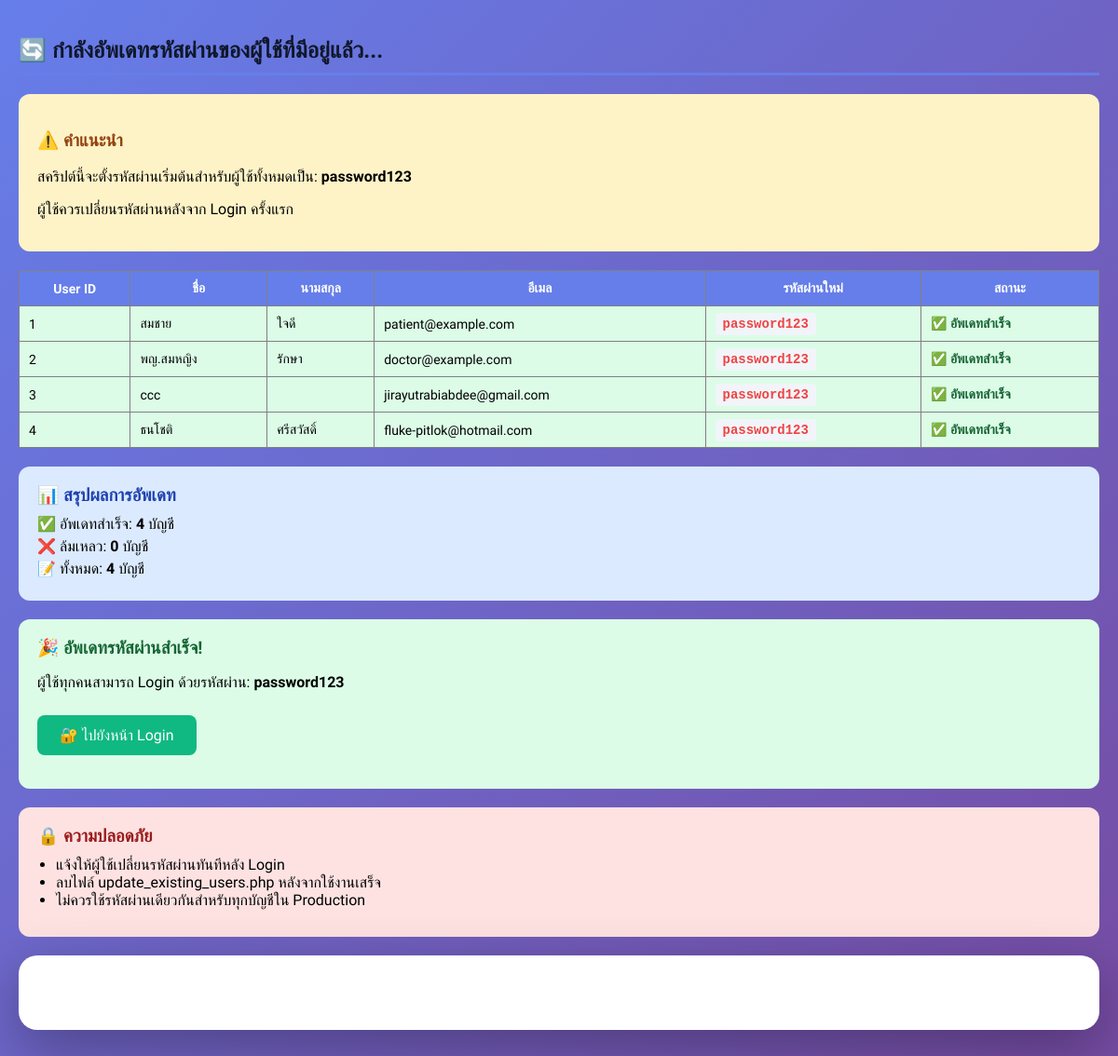
The app's page /update_existing_users.php with its own data.
### tables this page shows
CREATE TABLE `tb_user` (
  `user_id` int(11) NOT NULL,
  `result_health_survey` varchar(20) NOT NULL COMMENT '''ผลการประเมิน: LOW, MEDIUM, HIGH''',
  `exercise_intensity` varchar(20) NOT NULL COMMENT '''ระดับความแรง: LIGHT, MEDIUM, HIGH''',
  `rounds_per_minute` int(11) NOT NULL COMMENT '''จำนวนรอบต่อนาที''',
  `user_email` varchar(255) NOT NULL,
  `user_password` varchar(255) NOT NULL,
  `user_fname` varchar(100) NOT NULL,
  `user_lname` varchar(100) NOT NULL,
  `user_phon` varchar(20) DEFAULT NULL,
  `user_age` int(11) DEFAULT NULL,
  `user_sex` enum('Male','Female','Other') DEFAULT 'Male',
  `user_role` enum('patient','doctor','admin') DEFAULT 'patient',
  `created_at` timestamp NOT NULL DEFAULT current_timestamp(),
  `updated_at` timestamp NOT NULL DEFAULT current_timestamp() ON UPDATE current_timestamp()
);

### update_existing_users.php (the view, shortened to what this page needs)
<?php
$servername = "localhost";
$db_username = "root";
$db_password = "";
$dbname = "db_robotic_handwear";
$conn = new mysqli($servername, $db_username, $db_password, $dbname);
$conn->set_charset("utf8mb4");
echo "<h2>🔄 กำลังอัพเดทรหัสผ่านของผู้ใช้ที่มีอยู่แล้ว...</h2>";
$sql = "SELECT user_id, user_email, user_fname, user_lname FROM tb_user";
$result = $conn->query($sql);
echo "<div style='background: #fef3c7; padding: 20px; border-radius: 12px; margin: 20px 0;'>";
echo "<h3 style='color: #92400e;'>⚠️ คำแนะนำ</h3>";
echo "<p>สคริปต์นี้จะตั้งรหัสผ่านเริ่มต้นสำหรับผู้ใช้ทั้งหมดเป็น: <strong>password123</strong></p>";
echo "<p>ผู้ใช้ควรเปลี่ยนรหัสผ่านหลังจาก Login ครั้งแรก</p>";
echo "</div>";
echo "<table border='1' cellpadding='10' style='border-collapse: collapse; width: 100%; margin: 20px 0;'>";
echo "<tr style='background: #667eea; color: white;'>
        <th>User ID</th>
        <th>ชื่อ</th>
        <th>นามสกุล</th>
        <th>อีเมล</th>
        <th>รหัสผ่านใหม่</th>
        <th>สถานะ</th>
      </tr>";
$success_count = 0;
$error_count = 0;
$default_password = "password123";
$hashed_password = password_hash($default_password, PASSWORD_DEFAULT);
if ($result->num_rows > 0) {
    while($row = $result->fetch_assoc()) {
        $update_sql = "UPDATE tb_user SET user_password = ? WHERE user_id = ?";
        $update_stmt = $conn->prepare($update_sql);
        $update_stmt->bind_param("si", $hashed_password, $row['user_id']);
        if ($update_stmt->execute()) {
            echo "<tr style='background: #dcfce7;'>
                    <td>{$row['user_id']}</td>
                    <td>{$row['user_fname']}</td>
                    <td>{$row['user_lname']}</td>
                    <td>{$row['user_email']}</td>
                    <td><code>{$default_password}</code></td>
                    <td><strong style='color: #166534;'>✅ อัพเดทสำเร็จ</strong></td>
                  </tr>";
            $success_count++;
        }
    }
} else {
    echo "<tr><td colspan='6' style='text-align: center; padding: 20px;'>ไม่มีผู้ใช้ในระบบ</td></tr>";
}
echo "</table>";
echo "<div style='background: #dbeafe; padding: 20px; border-radius: 12px; margin: 20px 0;'>";
echo "<h3 style='color: #1e40af; margin: 0 0 10px 0;'>📊 สรุปผลการอัพเดท</h3>";
echo "<p style='margin: 5px 0;'>✅ อัพเดทสำเร็จ: <strong>{$success_count}</strong> บัญชี</p>";
echo "<p style='margin: 5px 0;'>❌ ล้มเหลว: <strong>{$error_count}</strong> บัญชี</p>";
echo "<p style='margin: 5px 0;'>📝 ทั้งหมด: <strong>" . ($success_count + $error_count) . "</strong> บัญชี</p>";
echo "</div>";
if ($success_count > 0) {
    echo "<div style='background: #dcfce7; padding: 20px; border-radius: 12px; margin: 20px 0;'>";
    echo "<h3 style='color: #166534; margin: 0 0 10px 0;'>🎉 อัพเดทรหัสผ่านสำเร็จ!</h3>";
    echo "<p>ผู้ใช้ทุกคนสามารถ Login ด้วยรหัสผ่าน: <strong>password123</strong></p>";
    echo "<p><a href='login.php' style='display: inline-block; padding: 12px 24px; background: #10b981; color: white; text-decoration: none; border-radius: 8px; margin-top: 10px;'>
            🔐 ไปยังหน้า Login
          </a></p>";
    echo "</div>";
}
echo "<div style='background: #fee2e2; padding: 20px; border-radius: 12px; margin: 20px 0;'>";
echo "<h3 style='color: #991b1b; margin: 0 0 10px 0;'>🔒 ความปลอดภัย</h3>";
echo "<ul style='margin: 10px 0; padding-left: 20px;'>";
echo "<li>แจ้งให้ผู้ใช้เปลี่ยนรหัสผ่านทันทีหลัง Login</li>";
echo "<li>ลบไฟล์ update_existing_users.php หลังจากใช้งานเสร็จ</li>";
echo "<li>ไม่ควรใช้รหัสผ่านเดียวกันสำหรับทุกบัญชีใน Production</li>";
echo "</ul>";
echo "</div>";
?>
<!DOCTYPE html>
<html lang="th">
<head>
</head>
<body>
    <div class="container">
    </div>
</body>
</html>

### update_existing_users.php (style rules this page uses)
body { font-family: 'Prompt', sans-serif; background: linear-gradient(135deg, #667eea 0%, #764ba2 100%); padding: 40px 20px; margin: 0; }
.container { max-width: 1400px; margin: 0 auto; background: white; padding: 40px; border-radius: 20px; box-shadow: 0 20px 60px rgba(0,0,0,0.3); }
h2 { color: #0f172a; border-bottom: 3px solid #667eea; padding-bottom: 10px; }
table { font-size: 14px; }
th { font-weight: 600; }
code { background: #f1f5f9; padding: 4px 8px; border-radius: 4px; font-family: monospace; color: #ef4444; font-weight: 600; }

### records on screen
tb_user: user_id "1", user_fname "สมชาย", user_lname "ใจดี", user_email "patient@example.com"
tb_user: user_id "2", user_fname "พญ.สมหญิง", user_lname "รักษา", user_email "doctor@example.com"
tb_user: user_id "3", user_fname "ccc", user_email "jirayutrabiabdee@gmail.com"
tb_user: user_id "4", user_fname "ธนโชติ", user_lname "ศรีสวัสดิ์", user_email "fluke-pitlok@hotmail.com"

### other values on screen
$success_count "4"
$error_count "0"
$success_count + $error_count "4"
